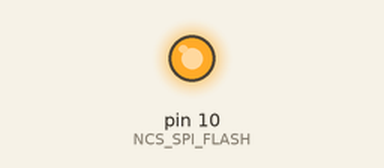
Simulated run of this sketch. Board: Arduino Uno, built with avr-gcc and run on an emulated ATmega328P. Parts: output pins drawn as LEDs (lit = HIGH). What the sketch prints to the serial monitor is not drawn. At 0.1 s the program stops and its outputs stay as they are.

Above: at 0.1 s.
Timing chart, 0 to 1.6 s (numbered marks = the images above):
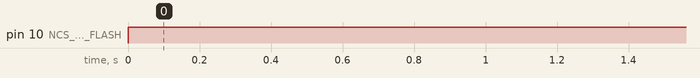

Measured:
- by itself, pin 10 (NCS_SPI_FLASH): LOW → HIGH at 0.00 s

The sketch:

Superflash_Chip_Erase_Timing_Demo.ino
```cpp
// (licence header left out)
#include <SPI.h>

#define NCS_SPI_FLASH 10
#define NUM_DEVICES 18

#define println_hex(X) (Serial.println((X > 0x0F ? "0x" : "0x0") + String(X, HEX)))

struct device_profile
{
  uint8_t mfg_id_el;
  unsigned int dev_type_el;
  unsigned int dev_id_el;
  char teamName_el[15];
  char partName_el[15];
  unsigned char busyMask_el;
  unsigned long highest_addr_el;
};

const struct device_profile flash_device[NUM_DEVICES] = {
    //{ mfg_id, dev_typ, dev_id, teamName , partName,  busyMask, highest_addr },
    {0xBF, 0x25, 0x8C, "Microchip", "SST25VF020B", 0x01, 0x03FFFFF},
    {0xBF, 0x26, 0x02, "Microchip", "SST26VF032", 0x80, 0x03FFFFF},
    {0xBF, 0x25, 0x41, "Microchip", "SST25VF016B", 0x01, 0x01FFFFF},
    {0xBF, 0x25, 0x4B, "Microchip", "SST25VF064C", 0x01, 0x07FFFFF},
    {0xBF, 0x00, 0x00, "Microchip", "SST25VF032B", 0x01, 0x03FFFFF},
    {0xBF, 0x26, 0x43, "Microchip", "SST26VF064B", 0x01, 0x07FFFFF},
    {0xBF, 0x26, 0x42, "Microchip", "SST26VF032B", 0x01, 0x03FFFFF},
    {0xBF, 0x26, 0x51, "Microchip", "SST26WF016B", 0x01, 0x01FFFFF},
    {0xBF, 0x26, 0x41, "Microchip", "SST26VF016B", 0x01, 0x01FFFFF},
    {0xBF, 0x26, 0x58, "Microchip", "SST26WF080B", 0x01, 0x00FFFFF},
    {0xBF, 0x26, 0x54, "Microchip", "SST26WF040B", 0x01, 0x008FFFF},
    {0xC2, 0x20, 0x17, "Macronix", "MX25L6445E", 0x01, 0x07FFFFF},
    {0x20, 0x20, 0x16, "Micron", "M25P32-VMW6", 0x01, 0x03FFFFF},
    {0xEF, 0x40, 0x17, "Winbond", "W25Q64FVAAI", 0x01, 0x07FFFFF},
    {0x01, 0x40, 0x17, "Spansion", "S25FL164K", 0x01, 0x07FFFFF},
    {0x7F, 0x9D, 0x46, "ISSI", "IS25CQ032", 0x01, 0x03FFFFF},
    {0x1F, 0x46, 0x01, "Atmel", "AT26DF161A", 0x01, 0x01FFFFF},
    {0x00, 0x00, 0x00, "None", "Empty", 0x01, 0x01FFFFF}};

uint8_t fraction;
uint8_t mfg_id = 0;
uint8_t dev_type;
uint8_t dev_id;

unsigned char block_protection_10[18]; /* global array to store block_protection data */
const char *teamName, *partName;
uint8_t busyMask = 0;
uint32_t highestAddress;

void WriteEnable(void)
{
  digitalWrite(NCS_SPI_FLASH, 0);
  SPI.transfer(0x06);
  digitalWrite(NCS_SPI_FLASH, 1);
}

void ReadFlashID(void)
{
  digitalWrite(NCS_SPI_FLASH, 0);
  SPI.transfer(0x9F);
  mfg_id = SPI.transfer(0x00);
  dev_type = SPI.transfer(0x00);
  dev_id = SPI.transfer(0x00);
  Serial.println("Read ID:");
  Serial.print("  mfg_id: ");
  println_hex(mfg_id);
  Serial.print("dev_type: ");
  println_hex(dev_type);
  Serial.print("  dev_id: ");
  println_hex(dev_id);
  digitalWrite(NCS_SPI_FLASH, 1);
}

uint8_t ReadFlashStatus(void)
{
  unsigned int flashStatus = 0x00;
  digitalWrite(NCS_SPI_FLASH, 0);
  SPI.transfer(0x05);
  flashStatus = SPI.transfer(0x00);
  digitalWrite(NCS_SPI_FLASH, 1);
  return flashStatus;
}

void ClearBlockProtectSST1(void)
{
  uint8_t flashStatus1 = 0x00;

  // read status register first
  digitalWrite(NCS_SPI_FLASH, 0);
  SPI.transfer(0x05);
  flashStatus1 = SPI.transfer(0x00);
  digitalWrite(NCS_SPI_FLASH, 1);

  // modify flashstatus to clear protect bits
  flashStatus1 &= 0xC3;

  // write the new value to STATUS register
  digitalWrite(NCS_SPI_FLASH, 0);
  SPI.transfer(0x50);
  digitalWrite(NCS_SPI_FLASH, 1); // ENABLE WRITE STATUS REGISTER
  digitalWrite(NCS_SPI_FLASH, 0);
  SPI.transfer(0x01);
  SPI.transfer(flashStatus1);
  digitalWrite(NCS_SPI_FLASH, 0);
}

void ClearBlockProtect(void)
{
  unsigned char i = 0;
  if (dev_type == 0x25)
  {
    ClearBlockProtectSST1();
    return;
  }
  block_protection_10[0] = 0x00;
  block_protection_10[1] = 0x00;
  block_protection_10[2] = 0x00;
  block_protection_10[3] = 0x00;
  block_protection_10[4] = 0x00;
  block_protection_10[5] = 0x00;
  block_protection_10[6] = 0x00;
  block_protection_10[7] = 0x00;
  block_protection_10[8] = 0x00;
  block_protection_10[9] = 0x00;
  block_protection_10[10] = 0x00;
  block_protection_10[11] = 0x00;
  block_protection_10[12] = 0x00;
  block_protection_10[13] = 0x00;
  block_protection_10[14] = 0x00;
  block_protection_10[15] = 0x00;
  block_protection_10[16] = 0x00;
  block_protection_10[17] = 0x00;
  WriteEnable();
  digitalWrite(NCS_SPI_FLASH, 0);
  SPI.transfer(0x42);
  for (i = 18; i > 0; i--)
  {
    SPI.transfer(block_protection_10[i - 1]);
  }
  digitalWrite(NCS_SPI_FLASH, 1);

  // Florian's way for WINBOND
  if ((mfg_id == 0xEF) && (dev_type == 0x40) && (dev_id == 0x17))
  {
    WriteEnable();
    digitalWrite(NCS_SPI_FLASH, 0);
    SPI.transfer(0x01);
    SPI.transfer(0x00);
    digitalWrite(NCS_SPI_FLASH, 1);
    while (ReadFlashStatus() & busyMask)
      ;
  }
}

void ChipErase(void)
{
  ClearBlockProtect();
  WriteEnable();

  digitalWrite(NCS_SPI_FLASH, 0);
  SPI.transfer(0xC7);
  digitalWrite(NCS_SPI_FLASH, 1);
}

void setup()
{
  Serial.begin(115200);
  pinMode(NCS_SPI_FLASH, OUTPUT);
  SPI.begin();
}

void loop()
{
  ReadFlashID();

  unsigned char counter = 0;

  // println_hex(dev_id);
  while (busyMask == 0)
  {
    for (int i = 0; i < NUM_DEVICES; i++)
    {
      // println_hex(flash_device[i].dev_id_el);
      if ((flash_device[i].mfg_id_el == mfg_id) && (flash_device[i].dev_type_el == dev_type) && (flash_device[i].dev_id_el == dev_id))
      {
        Serial.println("--------------");
        Serial.println("Found it.");
        teamName = flash_device[i].teamName_el;
        partName = flash_device[i].partName_el;
        busyMask = flash_device[i].busyMask_el;
        Serial.println(teamName);
        Serial.println(partName);
        println_hex(busyMask);
        Serial.println("--------------");
      }
    }

    if (mfg_id == 0)
    {
      counter++;
      if (counter == 0)
      {
        Serial.println(partName);
        Serial.println("Please insert a supported device...");
      }
      delay(50);
    }
    else
    {
      Serial.println(partName);
      Serial.println("Device recognized!");
      delay(1000);
    }
    break;
  }

  unsigned long startTime = millis();
  unsigned long duration = 0;

  Serial.print("Erasing ");
  Serial.print(teamName);
  Serial.print("'s ");
  Serial.print(partName);
  Serial.println("...");

  ChipErase();

  while ((ReadFlashStatus() & busyMask) == 1)
  {
    duration = millis() - startTime;
    if ((duration > 0) && !(duration % 50))
    {
      Serial.print(".");
    }
    delay(1);
  }
  if (duration > 100)
  {
    Serial.println();
  }

  Serial.print("Done! ");
  Serial.print(teamName);
  Serial.print("'s ");
  Serial.print(partName);
  Serial.print(" took ");
  Serial.print(duration);
  Serial.println("ms to erase.");

  while (1)
  {
  }
}
```
